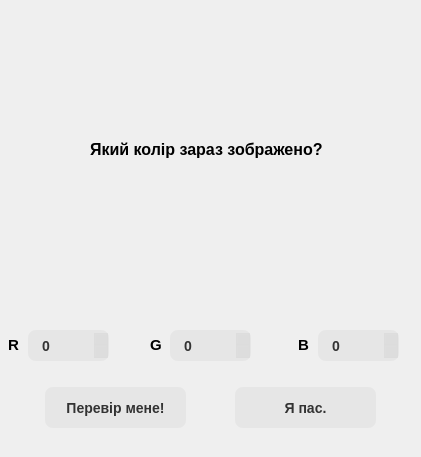
<?xml version="1.0" encoding="UTF-8"?>
<ui version="4.0">
 <class>GameWindow</class>
 <widget class="QWidget" name="GameWindow">
  <property name="geometry">
   <rect>
    <x>0</x>
    <y>0</y>
    <width>421</width>
    <height>457</height>
   </rect>
  </property>
  <property name="minimumSize">
   <size>
    <width>421</width>
    <height>457</height>
   </size>
  </property>
  <property name="maximumSize">
   <size>
    <width>421</width>
    <height>457</height>
   </size>
  </property>
  <property name="windowTitle">
   <string>Form</string>
  </property>
  <widget class="QPushButton" name="pushButton_2">
   <property name="geometry">
    <rect>
     <x>235</x>
     <y>387</y>
     <width>141</width>
     <height>41</height>
    </rect>
   </property>
   <property name="font">
    <font>
     <family>Arial</family>
     <pointsize>-1</pointsize>
     <bold>true</bold>
    </font>
   </property>
   <property name="styleSheet">
    <string notr="true">  background-color: rgba(51, 51, 51, 0.05);
  border-radius: 8px;
  color: #333333;
  font-size: 14px;</string>
   </property>
   <property name="text">
    <string>Я пас.</string>
   </property>
  </widget>
  <widget class="QLabel" name="label_2">
   <property name="geometry">
    <rect>
     <x>8</x>
     <y>337</y>
     <width>16</width>
     <height>16</height>
    </rect>
   </property>
   <property name="font">
    <font>
     <family>Arial</family>
     <pointsize>11</pointsize>
     <bold>true</bold>
    </font>
   </property>
   <property name="text">
    <string>R</string>
   </property>
  </widget>
  <widget class="QPushButton" name="pushButton">
   <property name="geometry">
    <rect>
     <x>45</x>
     <y>387</y>
     <width>141</width>
     <height>41</height>
    </rect>
   </property>
   <property name="font">
    <font>
     <family>Arial</family>
     <pointsize>-1</pointsize>
     <bold>true</bold>
    </font>
   </property>
   <property name="styleSheet">
    <string notr="true">  background-color: rgba(51, 51, 51, 0.05);
  border-radius: 8px;
  color: #333333;
  font-size: 14px;



</string>
   </property>
   <property name="text">
    <string>Перевір мене!</string>
   </property>
  </widget>
  <widget class="QSpinBox" name="spinBox_3">
   <property name="geometry">
    <rect>
     <x>318</x>
     <y>330</y>
     <width>81</width>
     <height>31</height>
    </rect>
   </property>
   <property name="font">
    <font>
     <family>Arial</family>
     <pointsize>-1</pointsize>
     <fontweight>Medium</fontweight>
    </font>
   </property>
   <property name="styleSheet">
    <string notr="true">  background-color: rgba(51, 51, 51, 0.05);
  border-radius: 8px;
  border-width: 0;
  color: #333333;
  font-size: 14px;
  font-weight: 500;
  line-height: 20px;
  padding: 10px 12px;

</string>
   </property>
   <property name="maximum">
    <number>255</number>
   </property>
  </widget>
  <widget class="QLabel" name="label_3">
   <property name="geometry">
    <rect>
     <x>150</x>
     <y>337</y>
     <width>16</width>
     <height>16</height>
    </rect>
   </property>
   <property name="font">
    <font>
     <pointsize>11</pointsize>
     <bold>true</bold>
    </font>
   </property>
   <property name="text">
    <string>G</string>
   </property>
  </widget>
  <widget class="QSpinBox" name="spinBox">
   <property name="geometry">
    <rect>
     <x>28</x>
     <y>330</y>
     <width>81</width>
     <height>31</height>
    </rect>
   </property>
   <property name="font">
    <font>
     <family>Arial</family>
     <pointsize>-1</pointsize>
     <fontweight>Medium</fontweight>
    </font>
   </property>
   <property name="styleSheet">
    <string notr="true">  background-color: rgba(51, 51, 51, 0.05);
  border-radius: 8px;
  border-width: 0;
  color: #333333;
  font-size: 14px;
  font-weight: 500;
  line-height: 20px;
  padding: 10px 12px;

</string>
   </property>
   <property name="maximum">
    <number>255</number>
   </property>
  </widget>
  <widget class="QFrame" name="frame">
   <property name="geometry">
    <rect>
     <x>70</x>
     <y>9</y>
     <width>281</width>
     <height>281</height>
    </rect>
   </property>
   <property name="font">
    <font>
     <pointsize>12</pointsize>
    </font>
   </property>
   <property name="styleSheet">
    <string notr="true">border-radius: 30px;</string>
   </property>
   <property name="frameShape">
    <enum>QFrame::StyledPanel</enum>
   </property>
   <property name="frameShadow">
    <enum>QFrame::Raised</enum>
   </property>
   <widget class="QLabel" name="label">
    <property name="geometry">
     <rect>
      <x>20</x>
      <y>130</y>
      <width>241</width>
      <height>20</height>
     </rect>
    </property>
    <property name="font">
     <font>
      <family>Arial</family>
      <pointsize>12</pointsize>
      <bold>true</bold>
     </font>
    </property>
    <property name="text">
     <string>Який колір зараз зображено?</string>
    </property>
   </widget>
  </widget>
  <widget class="QLabel" name="label_4">
   <property name="geometry">
    <rect>
     <x>298</x>
     <y>337</y>
     <width>16</width>
     <height>16</height>
    </rect>
   </property>
   <property name="font">
    <font>
     <family>Arial</family>
     <pointsize>11</pointsize>
     <bold>true</bold>
    </font>
   </property>
   <property name="text">
    <string>B</string>
   </property>
  </widget>
  <widget class="QSpinBox" name="spinBox_2">
   <property name="geometry">
    <rect>
     <x>170</x>
     <y>330</y>
     <width>81</width>
     <height>31</height>
    </rect>
   </property>
   <property name="font">
    <font>
     <family>Arial</family>
     <pointsize>-1</pointsize>
     <fontweight>Medium</fontweight>
    </font>
   </property>
   <property name="styleSheet">
    <string notr="true">  background-color: rgba(51, 51, 51, 0.05);
  border-radius: 8px;
  border-width: 0;
  color: #333333;
  font-size: 14px;
  font-weight: 500;
  line-height: 20px;
  padding: 10px 12px;

</string>
   </property>
   <property name="maximum">
    <number>255</number>
   </property>
  </widget>
 </widget>
 <resources/>
 <connections/>
</ui>
